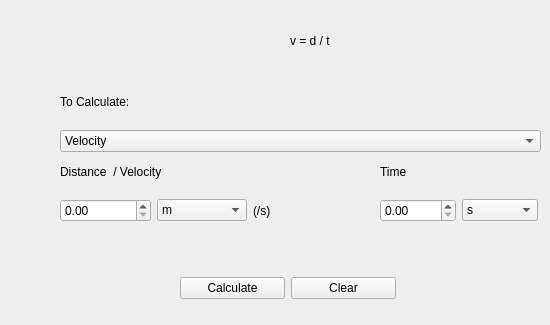
        <widget class="QWidget" name="tab_2">
         <attribute name="title">
          <string>Distance Covered</string>
         </attribute>
         <widget class="QLabel" name="label_distcov">
          <property name="geometry">
           <rect>
            <x>290</x>
            <y>30</y>
            <width>61</width>
            <height>21</height>
           </rect>
          </property>
          <property name="text">
           <string>v = d / t</string>
          </property>
         </widget>
         <widget class="QWidget" name="layoutWidget">
          <property name="geometry">
           <rect>
            <x>60</x>
            <y>80</y>
            <width>481</width>
            <height>72</height>
           </rect>
          </property>
          <layout class="QGridLayout" name="gridLayout_13">
           <item row="0" column="0">
            <widget class="QLabel" name="label_14">
             <property name="text">
              <string>To Calculate:</string>
             </property>
            </widget>
           </item>
           <item row="1" column="0">
            <widget class="QComboBox" name="comboBox_Type">
             <item>
              <property name="text">
               <string>Velocity</string>
              </property>
             </item>
             <item>
              <property name="text">
               <string>Time</string>
              </property>
             </item>
             <item>
              <property name="text">
               <string>Distance</string>
              </property>
             </item>
            </widget>
           </item>
          </layout>
         </widget>
         <widget class="QWidget" name="layoutWidget">
          <property name="geometry">
           <rect>
            <x>60</x>
            <y>150</y>
            <width>284</width>
            <height>72</height>
           </rect>
          </property>
          <layout class="QGridLayout" name="gridLayout_14">
           <item row="0" column="0" colspan="2">
            <widget class="QLabel" name="label_15">
             <property name="text">
              <string>Distance  / Velocity</string>
             </property>
            </widget>
           </item>
           <item row="1" column="0">
            <widget class="QDoubleSpinBox" name="doubleSpinBox_Distance"/>
           </item>
           <item row="1" column="1">
            <widget class="QComboBox" name="comboBox_Distance">
             <item>
              <property name="text">
               <string>m</string>
              </property>
             </item>
             <item>
              <property name="text">
               <string>Km</string>
              </property>
             </item>
             <item>
              <property name="text">
               <string>cm</string>
              </property>
             </item>
            </widget>
           </item>
           <item row="1" column="2">
            <widget class="QLabel" name="label_17">
             <property name="text">
              <string>(/s)</string>
             </property>
            </widget>
           </item>
          </layout>
         </widget>
         <widget class="QWidget" name="layoutWidget">
          <property name="geometry">
           <rect>
            <x>380</x>
            <y>150</y>
            <width>158</width>
            <height>72</height>
           </rect>
          </property>
          <layout class="QGridLayout" name="gridLayout_15">
           <item row="0" column="0">
            <widget class="QLabel" name="label_16">
             <property name="text">
              <string>Time</string>
             </property>
            </widget>
           </item>
           <item row="1" column="0">
            <widget class="QDoubleSpinBox" name="doubleSpinBox_Time"/>
           </item>
           <item row="1" column="1">
            <widget class="QComboBox" name="comboBox_Time">
             <item>
              <property name="text">
               <string>s</string>
              </property>
             </item>
             <item>
              <property name="text">
               <string>m</string>
              </property>
             </item>
             <item>
              <property name="text">
               <string>h</string>
              </property>
             </item>
            </widget>
           </item>
          </layout>
         </widget>
         <widget class="QWidget" name="layoutWidget">
          <property name="geometry">
           <rect>
            <x>180</x>
            <y>260</y>
            <width>216</width>
            <height>56</height>
           </rect>
          </property>
          <layout class="QHBoxLayout" name="horizontalLayout_3">
           <item>
            <widget class="QPushButton" name="pushButton_CalculDistance">
             <property name="text">
              <string>Calculate</string>
             </property>
            </widget>
           </item>
           <item>
            <widget class="QPushButton" name="pushButton_ClearVel1">
             <property name="cursor">
              <cursorShape>PointingHandCursor</cursorShape>
             </property>
             <property name="text">
              <string>Clear</string>
             </property>
            </widget>
           </item>
          </layout>
         </widget>
        </widget>
